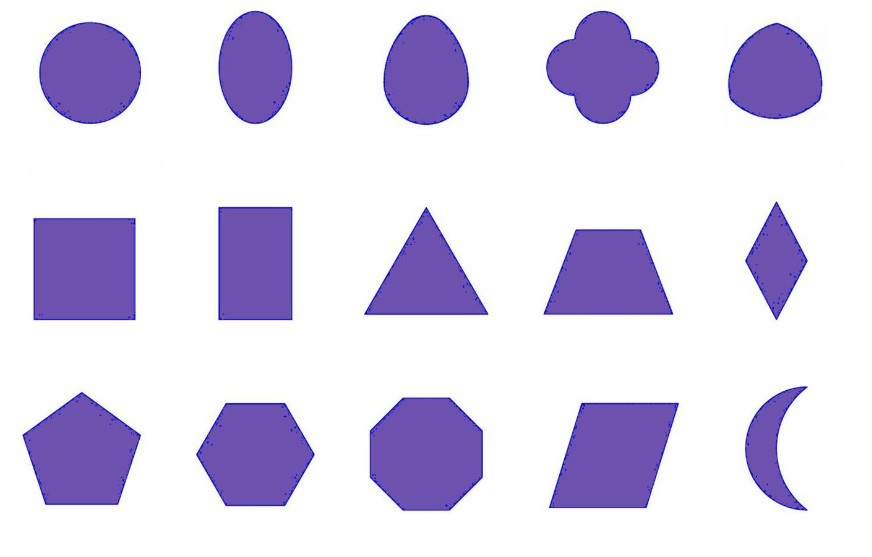
#> input picture app/images/shapes_2.jpg, 872 x 557 px
$ python shape_detector.py
#> lines starting #> are read from the running program, lines starting #| are printed output that depends on the picture; after the words box and inside, x2 and y2 are one past the last pixel; in counts of white or black regions, pixels touching at a corner belong together
import cv2
import numpy as np

img = cv2.imread('images/shapes_2.jpg')
#> img is the input picture: shape (557, 872, 3); mean B, G, R 234.7, 211.6, 217.8
img_gray = cv2.cvtColor(img, cv2.COLOR_BGR2GRAY)
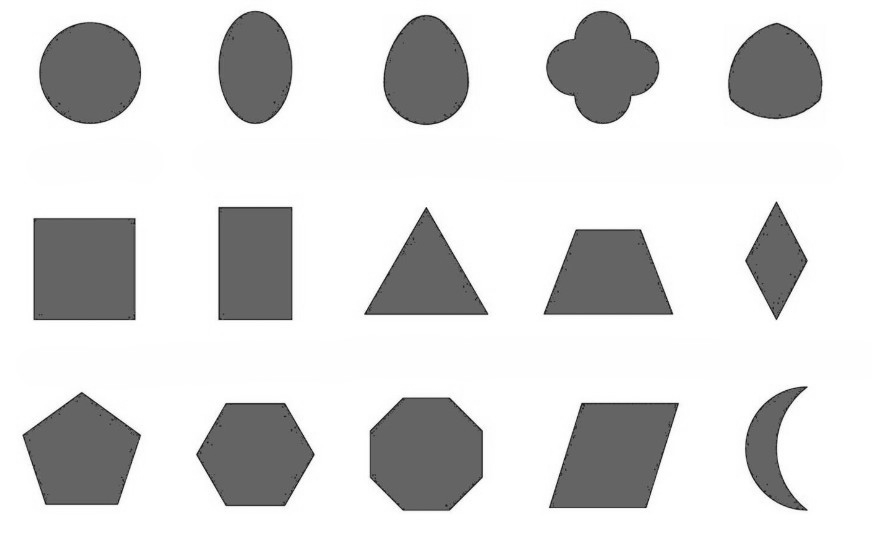
#> img_gray: shape (557, 872); min 17, max 255, mean 216.1
ret, thresh = cv2.threshold(img_gray, 150, 255, cv2.THRESH_BINARY)
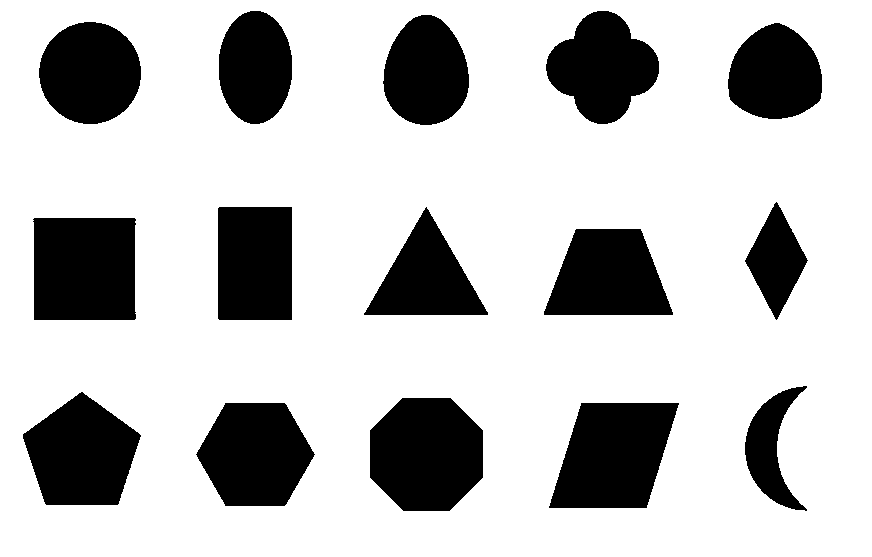
#> thresh: shape (557, 872); 75.8% white; 15 black regions

contours, hierarchy = cv2.findContours(image=thresh, mode=cv2.RETR_TREE, method=cv2.CHAIN_APPROX_SIMPLE)
#> contours = 16 contours; largest, box (x1, y1, x2, y2) and area: (0, 0, 872, 557) 484276, (369, 397, 484, 512) 10751, (32, 217, 137, 321) 10516, (548, 402, 680, 509) 10466, (22, 391, 142, 506) 9432
img_copy = img.copy()
cv2.drawContours(img_copy, contours, -1, (0, 255, 0), 2, lineType=cv2.LINE_AA)
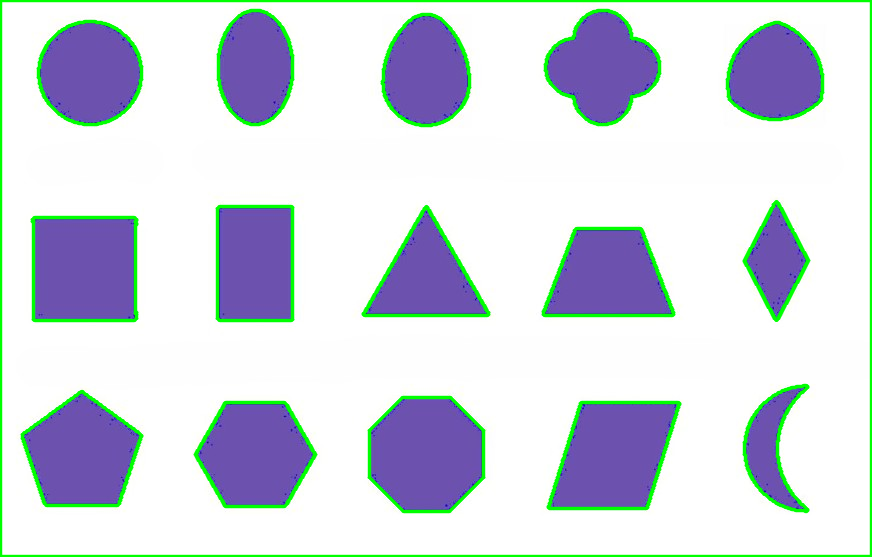
#> img_copy: shape (557, 872, 3); 7.15% of pixels changed, all inside (x1, y1, x2, y2) = (0, 0, 872, 557)

for contour in contours:
    epsilon = 0.01 * cv2.arcLength(contour, True)
    approx = cv2.approxPolyDP(contour, epsilon, True)
    vertices = len(approx)

    if vertices == 4:
        shape = 'RECTANGLE'
    elif vertices == 3:
        shape = 'TRIANGLE'
    elif vertices == 5:
        shape = 'PENTAGON'
    elif vertices == 6:
        shape = 'HEXAGON'
    elif vertices == 8:
        shape = 'OCTAGON'
    else:
        shape = 'CIRCLE'

    x, y, w, h = cv2.boundingRect(approx)
    text_x = x
    text_y = y + h + 25

    cv2.drawContours(img_copy, contour, -1, (0, 255, 0), 2, lineType=cv2.LINE_AA)
    cv2.putText(img_copy, shape, (text_x, text_y), cv2.FONT_HERSHEY_SIMPLEX, 0.6, (0, 255, 0), 2)
#> this loop made 16 passes
#> (epsilon, approx, vertices, shape, x, y, w, h) on passes 1, 2, 7, 8, 9, 10, 11: (28.54, [[0, 0], [0, 556], [871, 556], [871, 0]], 4, 'RECTANGLE', 0, 0, 872, 557), (4.34, [[581, 402], [679, 403], [646, 508], [548, 507]], 4, 'RECTANGLE', 548, 402, 132, 107), (3.94, [[576, 228], [640, 228], [673, 314], [544, 315]], 4, 'RECTANGLE', 544, 228, 130, 88), (4.13, [[34, 217], [136, 219], [134, 320], [33, 319]], 4, 'RECTANGLE', 33, 217, 104, 104), (3.94, [[426, 206], [488, 314], [364, 315]], 3, 'TRIANGLE', 364, 206, 125, 110), (3.74, [[219, 206], [292, 207], [291, 320], [217, 318]], 4, 'RECTANGLE', 217, 206, 76, 115), (2.91, [[776, 201], [808, 260], [776, 320], [744, 261]], 4, 'RECTANGLE', 744, 201, 65, 120)
#> (epsilon, vertices, shape, x, y, w, h, text_x) on passes 3, 4, 5, 6, 12, 13: (3.77, 6, 'HEXAGON', 195, 402, 120, 105, 195), (3.78, 8, 'OCTAGON', 369, 397, 115, 115, 369), (3.87, 5, 'PENTAGON', 22, 391, 120, 115, 22), (3.6, 12, 'CIRCLE', 744, 387, 64, 125, 744), (3.17, 13, 'CIRCLE', 727, 22, 96, 98, 727), (3.41, 13, 'CIRCLE', 38, 21, 104, 104, 38)
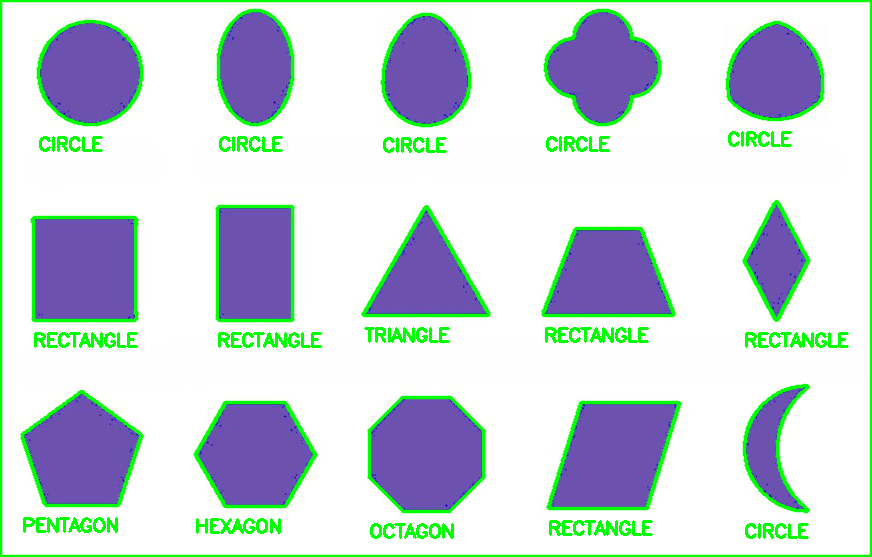
#> img_copy: shape (557, 872, 3); 3.37% of pixels changed, all inside (x1, y1, x2, y2) = (20, 9, 849, 539)

cv2.imshow('Detected shapes', img_copy)
cv2.imwrite('images/shapes_2_detected.jpg', img_copy)
cv2.waitKey(0)
cv2.destroyAllWindows()

$ run again, with app/images/blob_image.jpg copied over app/images/shapes_2.jpg
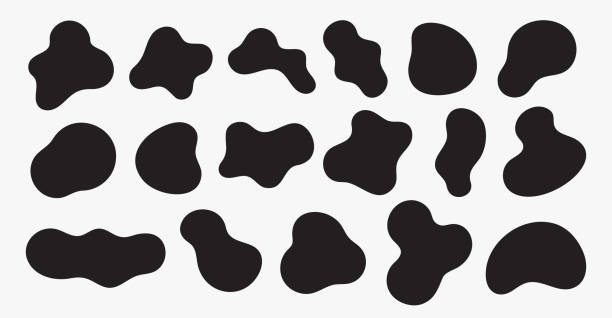
#> input picture app/images/blob_image.jpg, 612 x 318 px
#> img is the input picture: shape (318, 612, 3); mean B, G, R 165.1, 164.4, 166.5
#> `ret, thresh = cv2.threshold(img_gray, 150, 255, cv2.THRESH_BINARY)`:
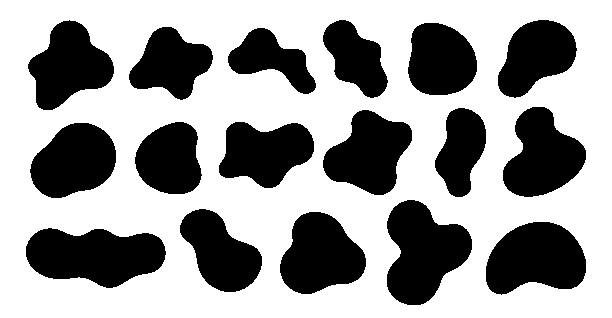
#> thresh: shape (318, 612); 61.8% white; 17 black regions
#> contours = 18 contours; largest, box (x1, y1, x2, y2) and area: (0, 0, 612, 318) 193687, (25, 227, 167, 289) 6259, (386, 199, 473, 306) 6027, (485, 221, 587, 296) 5578, (279, 211, 367, 295) 5078
#> the loop `for contour in contours:` made 18 passes
#> (epsilon, approx, vertices, shape, x, y, w, h) on pass 1: (18.56, [[0, 0], [0, 317], [611, 317], [611, 0]], 4, 'RECTANGLE', 0, 0, 612, 318)
#> after the loop `for contour in contours:`:
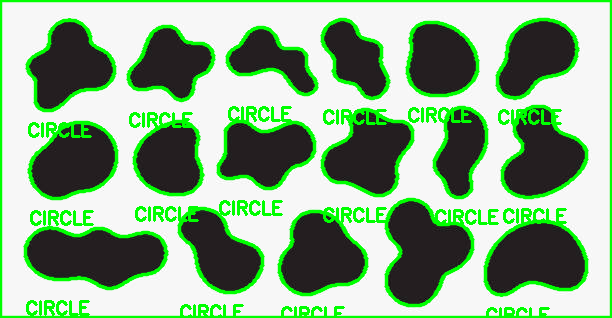
#> img_copy: shape (318, 612, 3); mean B, G, R 137.1, 173.2, 138.3
